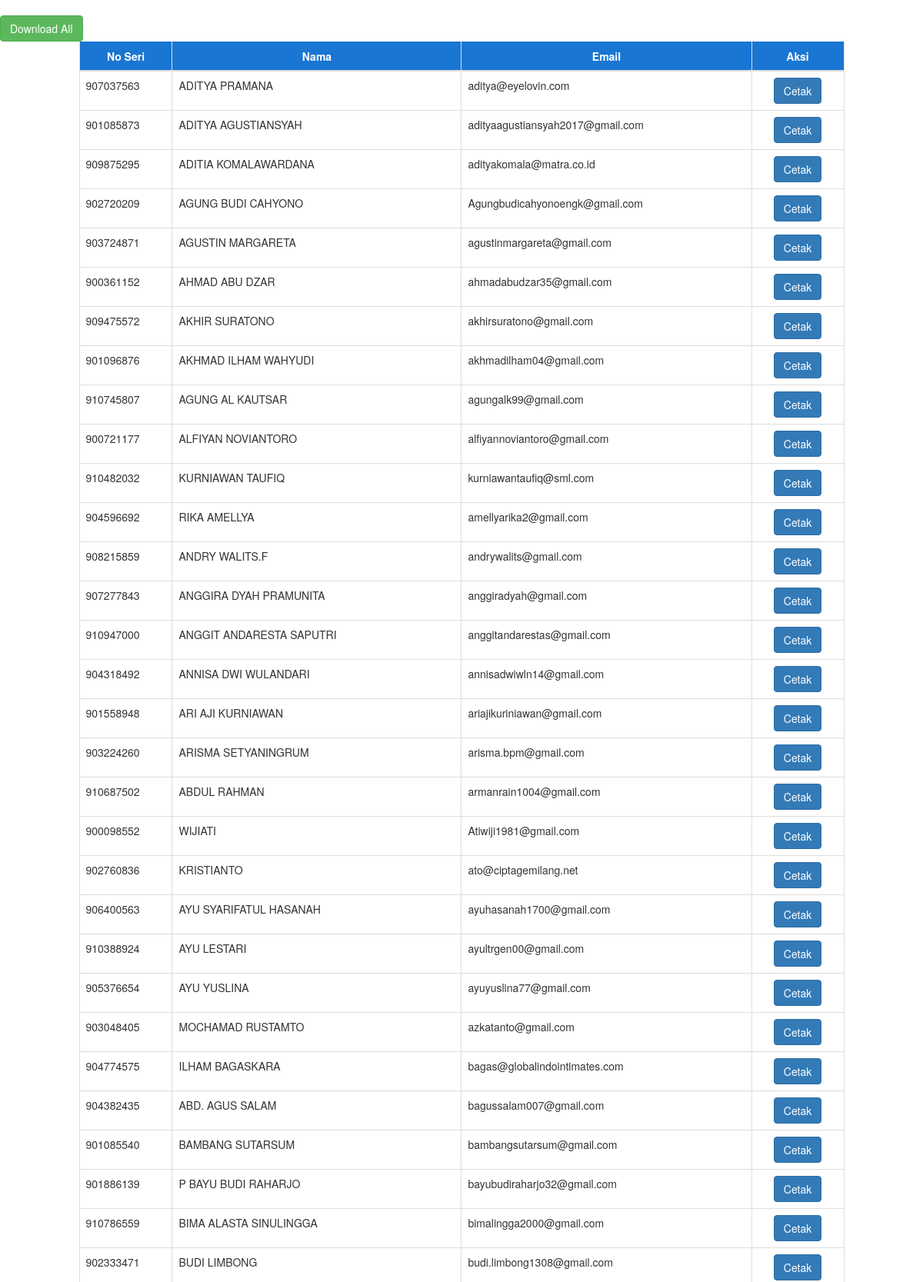
The page / (upper part) on the database its author committed.
### tables this page shows
CREATE TABLE IF NOT EXISTS `peserta` (
  `id_peserta` int(11) NOT NULL AUTO_INCREMENT,
  `seri` varchar(50) DEFAULT NULL,
  `nama` varchar(50) DEFAULT NULL,
  `email` varchar(50) DEFAULT NULL,
  PRIMARY KEY (`id_peserta`)
);

### index.php (the view, shortened to what this page needs)
<?php
require 'db.php';
?>
<!DOCTYPE html>
<html>
	<head>
		<link rel="stylesheet" type="text/css" href="bootstrap.min.css">
	</head>
	<body>
	<br>
		<a href="certificate_all.php" class="btn btn-success">Download All</a>
	<br>
	<div class="row">
		<div class="col-md-1"></div>
		<div class="col-md-10">
		<table class="table table-bordered" style="border-color:#1976D2;">
                <thead>
                    <tr style="background-color:#1976D2; color:white;">
                        <th><center>No Seri</center></th>
						<th><center>Nama</center></th>
						<th><center>Email</center></th>
						<th><center>Aksi</center></th>
                    </tr>
                </thead>
                <tbody>
                <?php
                    $sql = "SELECT * FROM peserta";
                    $result = $conn->query($sql);
                    if ($result->num_rows > 0) {
                        while ($data = $result->fetch_array()){
                ?>
                    <tr>
                        <td>
                            <?php echo $data['seri']; ?>
                        </td>
						<td>
                            <?php echo $data['nama']; ?>
                        </td>
						<td>
                            <?php echo $data['email']; ?>
                        </td>
                        <td width="120px" class="text-center">
							<form action="certificate.php" method="post">
								<input id="get" type="submit" class="btn btn-primary" value="Cetak" name="certificate"></input>
							</form>
                        </td>
                    </tr>
                <?php
                        }
					}
                ?>
                </tbody>
            </table>
		</div>
		<div class="col-md-1"></div>
	</div>
	</body>
</html>

### rows shown on the page
peserta: seri "907037563", nama "ADITYA PRAMANA", email "aditya@eyelovin.com"
peserta: seri "901085873", nama "ADITYA AGUSTIANSYAH", email "adityaagustiansyah2017@gmail.com"
peserta: seri "909875295", nama "ADITIA KOMALAWARDANA", email "adityakomala@matra.co.id"
peserta: seri "902720209", nama "AGUNG BUDI CAHYONO", email "Agungbudicahyonoengk@gmail.com"
peserta: seri "903724871", nama "AGUSTIN MARGARETA", email "agustinmargareta@gmail.com"
peserta: seri "900361152", nama "AHMAD ABU DZAR", email "ahmadabudzar35@gmail.com"
peserta: seri "909475572", nama "AKHIR SURATONO", email "akhirsuratono@gmail.com"
peserta: seri "901096876", nama "AKHMAD ILHAM WAHYUDI", email "akhmadilham04@gmail.com"
peserta: seri "910745807", nama "AGUNG AL KAUTSAR", email "agungalk99@gmail.com"
peserta: seri "900721177", nama "ALFIYAN NOVIANTORO", email "alfiyannoviantoro@gmail.com"
peserta: seri "910482032", nama "KURNIAWAN TAUFIQ", email "kurniawantaufiq@sml.com"
peserta: seri "904596692", nama "RIKA AMELLYA", email "amellyarika2@gmail.com"
peserta: seri "908215859", nama "ANDRY WALITS.F", email "andrywalits@gmail.com"
peserta: seri "907277843", nama "ANGGIRA DYAH PRAMUNITA", email "anggiradyah@gmail.com"
peserta: seri "910947000", nama "ANGGIT ANDARESTA SAPUTRI", email "anggitandarestas@gmail.com"
peserta: seri "904318492", nama "ANNISA DWI WULANDARI", email "annisadwiwln14@gmail.com"
peserta: seri "901558948", nama "ARI AJI KURNIAWAN", email "ariajikuriniawan@gmail.com"
peserta: seri "903224260", nama "ARISMA SETYANINGRUM", email "arisma.bpm@gmail.com"
peserta: seri "910687502", nama "ABDUL RAHMAN", email "armanrain1004@gmail.com"
peserta: seri "900098552", nama "WIJIATI", email "Atiwiji1981@gmail.com"
peserta: seri "902760836", nama "KRISTIANTO", email "ato@ciptagemilang.net"
peserta: seri "906400563", nama "AYU SYARIFATUL HASANAH", email "ayuhasanah1700@gmail.com"
peserta: seri "910388924", nama "AYU LESTARI", email "ayultrgen00@gmail.com"
peserta: seri "905376654", nama "AYU YUSLINA", email "ayuyuslina77@gmail.com"
peserta: seri "903048405", nama "MOCHAMAD RUSTAMTO", email "azkatanto@gmail.com"
peserta: seri "904774575", nama "ILHAM BAGASKARA", email "bagas@globalindointimates.com"
peserta: seri "904382435", nama "ABD. AGUS SALAM", email "bagussalam007@gmail.com"
peserta: seri "901085540", nama "BAMBANG SUTARSUM", email "bambangsutarsum@gmail.com"
peserta: seri "901886139", nama "P BAYU BUDI RAHARJO", email "bayubudiraharjo32@gmail.com"
peserta: seri "910786559", nama "BIMA ALASTA SINULINGGA", email "bimalingga2000@gmail.com"
peserta: seri "902333471", nama "BUDI LIMBONG", email "budi.limbong1308@gmail.com"
